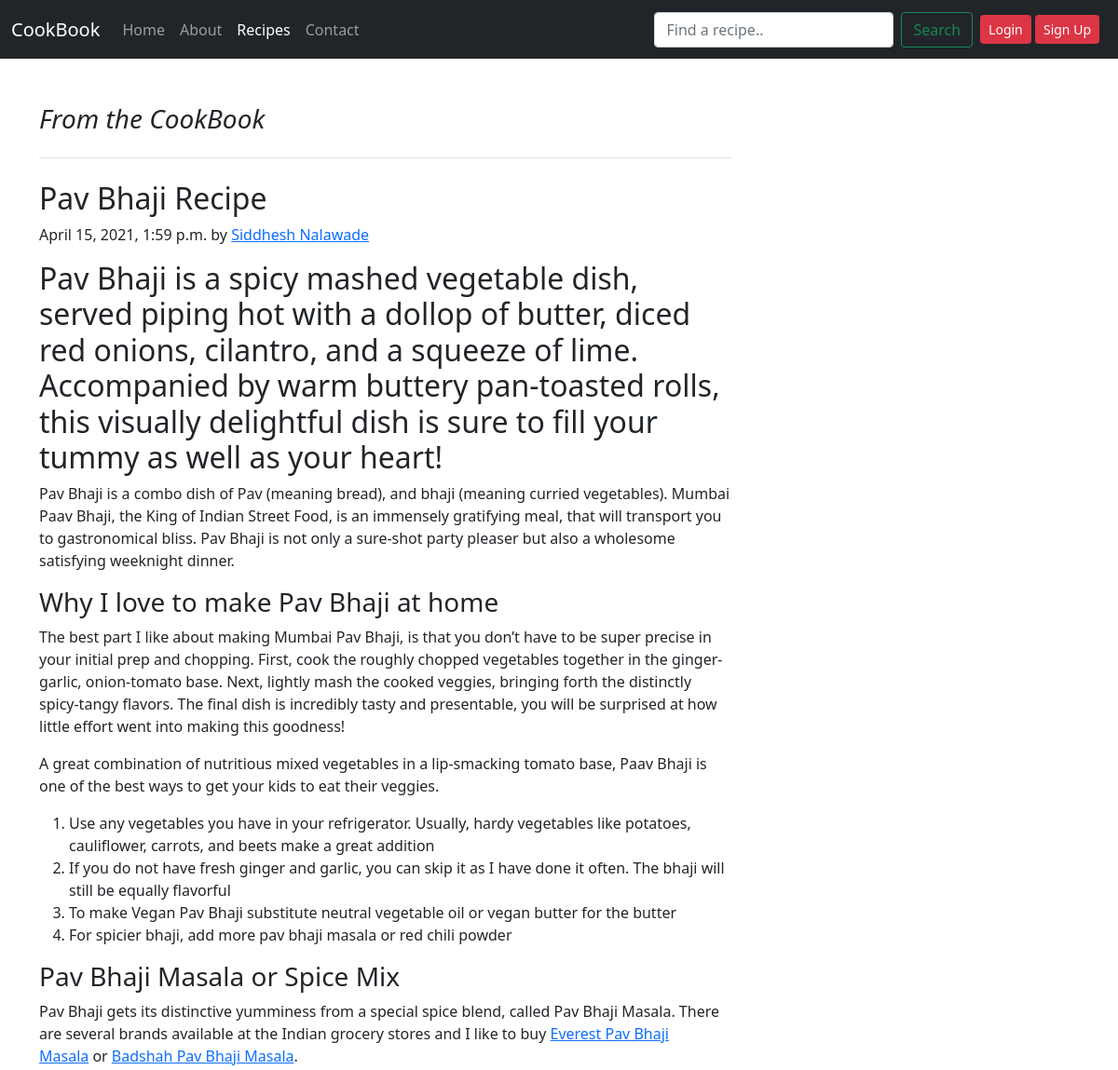
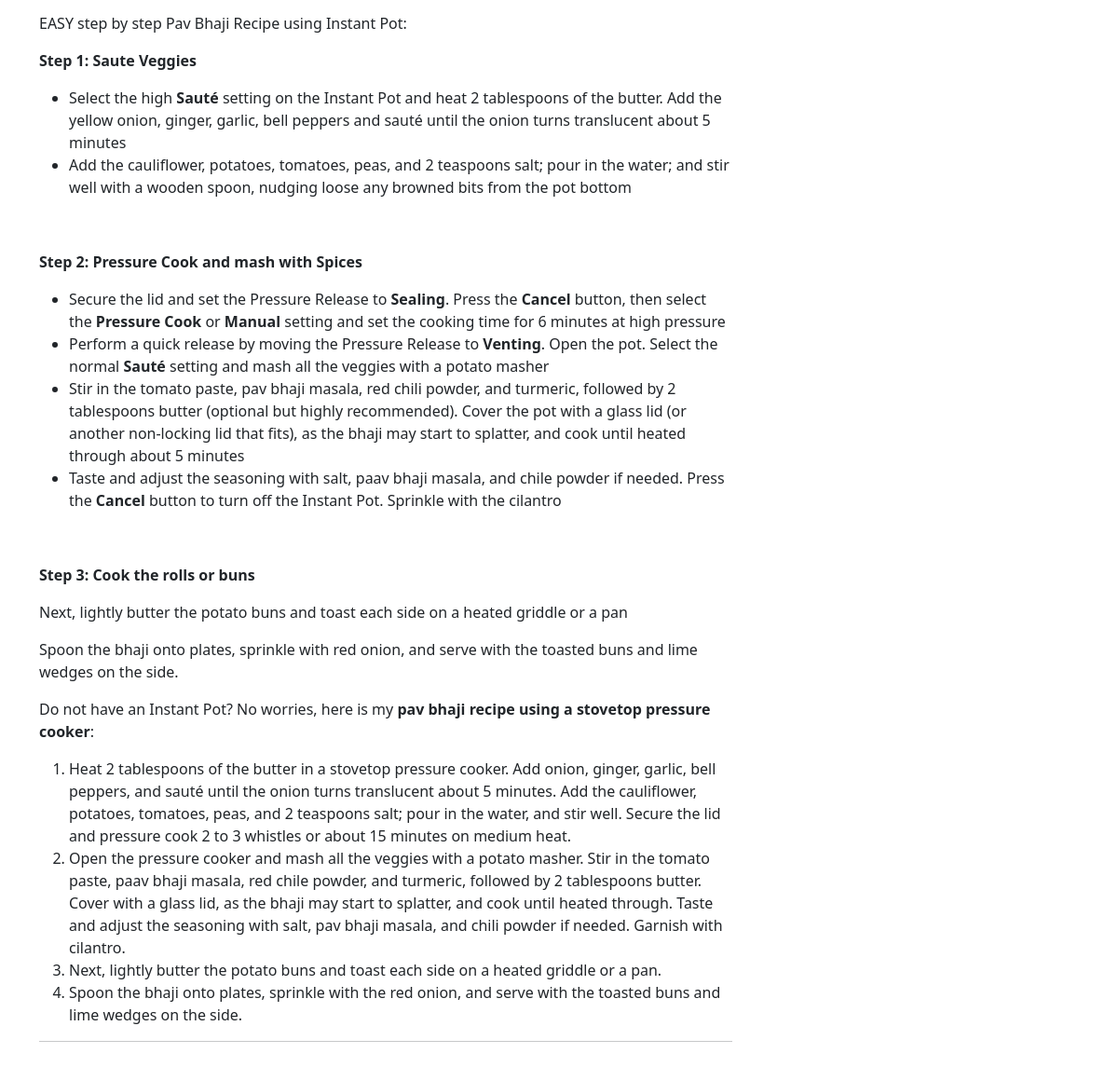
Page /blog/Pav-Bhaji-Recipe on the committed database (2 pictures, top to bottom).
### blog/models.py (models this page shows, shortened)
class Post(models.Model):
    sno = models.AutoField(primary_key=True)
    title = models.CharField(max_length=255)
    author = models.CharField(max_length=255)
    username = models.CharField(max_length=255)
    content = models.TextField()
    slug = models.CharField(max_length=255)
    timestamp = models.DateTimeField(auto_now_add=True,blank=True)
    display_image = models.CharField(max_length=500)

### blog/views.py (the view)
# urls.py: path('<str:slug>',views.blogPost,name="blogPost"),
def blogPost(request,slug):
    post = models.Post.objects.filter(slug=slug).first()
    context = {'post':post}
    return render(request,'blog/blogPost.html',context)

### templates/blog/blogPost.html (shortened to what this page needs)
{% extends "base.html" %}
{% block nav-blog %}active{% endblock nav-blog %}
{% block body %}
  <div class="container my-5">
    <div class="col-md-8">
      <h3 class="pb-4 mb-4 fst-italic border-bottom">
        From the CookBook
      </h3>
      <article class="blog-post">
        <h2 class="blog-post-title">{{post.title}}</h2>
        <p class="blog-post-meta">{{post.timestamp}} by <a href="#">{{post.author}}</a></p>
        <p>{{post.content | safe }}</p>
        <hr>
      </article>
    </div>
  </div>
{% endblock body %}

### templates/base.html (shortened to what this page needs)
<!doctype html>
<html lang="en">
<head>
  <link href="https://cdn.jsdelivr.net/npm/bootstrap@5.0.0-beta3/dist/css/bootstrap.min.css" rel="stylesheet"
>
</head>
<body>
  <nav class="navbar navbar-expand-lg navbar-dark bg-dark">
    <div class="container-fluid">
      <a class="navbar-brand" href="/">CookBook</a>
      <div class="collapse navbar-collapse" id="navbarSupportedContent">
        <ul class="navbar-nav me-auto mb-2 mb-lg-0">
          <li class="nav-item">
            <a class="nav-link {% block nav-home %}{% endblock nav-home %}" aria-current="page" href="/">Home</a>
          </li>
          <li class="nav-item">
            <a class="nav-link {% block nav-about %}{% endblock nav-about %}" href="#" data-bs-toggle="offcanvas" data-bs-target="#offcanvasBottom">About</a>
          </li>
          <li class="nav-item">
            <a class="nav-link {% block nav-blog %}{% endblock nav-blog %}" href="/blog">Recipes</a>
          </li>
          <li class="nav-item">
            <a class="nav-link {% block nav-contact %}{% endblock nav-contact %}" href="/contact">Contact</a>
          </li>
        </ul>
        <form class="d-flex" action="/search" method="get">
          <input class="form-control me-2" type="search" placeholder="Find a recipe.." aria-label="Search" id="search"
            name="search">
          <button class="btn btn-outline-success" type="submit">Search</button>
        </form>
        {% if user.is_authenticated %}
        <div class="dropdown mx-2 my-2">
          <button class="btn btn-success dropdown-toggle" type="button" id="dropdownMenuButton1"
            data-bs-toggle="dropdown" aria-expanded="false">
           Welcome {{ request.user }}
          </button>
          <ul class="dropdown-menu" aria-labelledby="dropdownMenuButton1">
            <li><a class="dropdown-item" href="/logout">Logout</a></li>
            <li><a class="dropdown-item" href="/myposts">My Posts</a></li>
            <li><a class="dropdown-item" href="/profile">Profile</a></li>
          </ul>
        </div>
        {% else %}
        <div class="mx-2 my-2">
          <button type="button" class="btn btn-danger btn-sm" data-bs-toggle="modal" data-bs-target="#loginModal">
            Login
          </button>
          <button type="button" class="btn btn-danger btn-sm" data-bs-toggle="modal" data-bs-target="#signUpModal">
            Sign Up
          </button>
        </div>
        {% endif %}
      </div>
    </div>
  </nav>
  {% block body %}
  {% endblock body %}
</body>
</html>

### rows in the picture
Post: title "Pav Bhaji Recipe", timestamp "April 15, 2021, 1:59 p.m.", author "Siddhesh Nalawade", content "Pav Bhaji is a spicy mashed vegetable dish, served piping hot with a dollop of butter, diced red onions, cilantro, and a squeeze of lime. Accompanied by warm buttery pan-toasted rolls, this visually delightful dish is sure to fill your tummy as well as your heart! Pav Bhaji is a combo dish of Pav (meaning bread), and bhaji (meaning curried vegetables). Mumbai Paav Bhaji, the King of Indian Street Food, is an immensely gratifying meal, that will transport you to gastronomical bliss. Pav Bhaji is not only a sure-shot party pleaser but also a wholesome satisfying weeknight dinner. Why I love to make Pav Bhaji at home The best part I like about making Mumbai Pav Bhaji, is that you don’t have to…"
